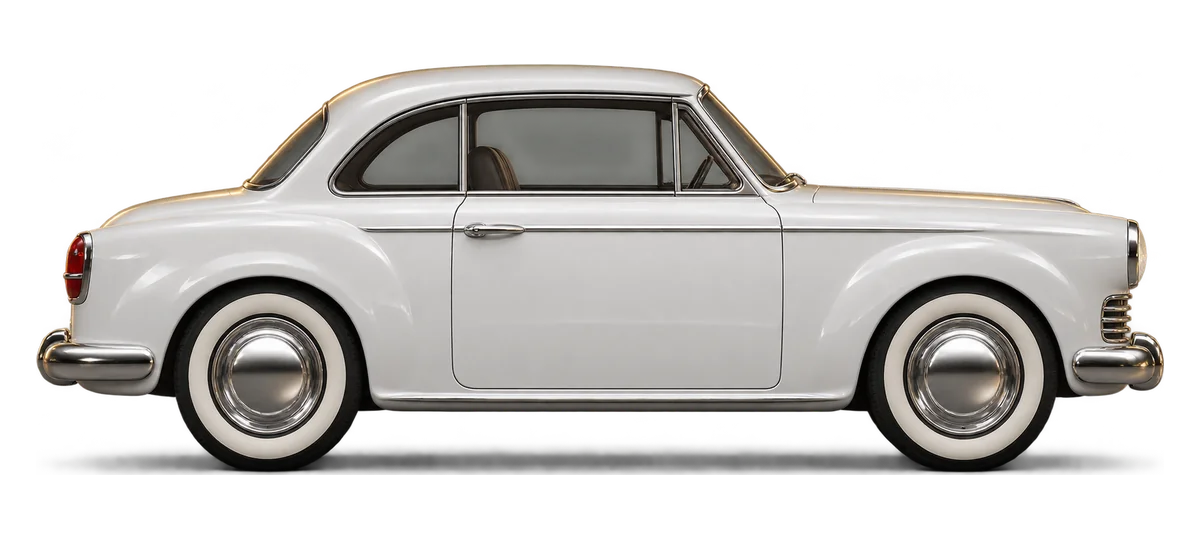
#> input picture assets/cars/classic_base.webp, 1200 x 540 px
$ python -i make_paint_masks.py   (imports and definitions only)
#> lines starting #> are read from the running program, lines starting #| are printed output that depends on the picture; after the words box and inside, x2 and y2 are one past the last pixel; in counts of white or black regions, pixels touching at a corner belong together
"""
生成「车漆遮罩」：标出车图里哪些像素是车漆（会被游戏染色），
车窗、车灯、轮胎轮毂、阴影都排除在外。
用法：python3 tools/make_paint_masks.py   （在 prototype/ 目录下运行）
输出：assets_original/cars/{车型}_{版本}_paint.png、assets_original/garage/top_{车型}_paint.png（灰度图，白=染色）
"""
import numpy as np
from PIL import Image, ImageFilter
from pathlib import Path

MODELS = ['family', 'suv', 'ev', 'perf', 'lux', 'classic']
ROOT = Path(__file__).resolve().parent.parent / 'assets_original'


def smooth(x, a, b):
    t = np.clip((x - a) / (b - a), 0, 1)
    return t * t * (3 - 2 * t)


def wheel_boxes(rgb, alpha):
    """在车身下半部找两个轮子：取深色像素（轮胎）最多的两段 x 区间"""
    h, w = alpha.shape
    lum = rgb.mean(axis=2)
    lower = slice(int(h * 0.45), h)
    dark = (lum[lower] < 70) & (alpha[lower] > 200)
    col = dark.sum(axis=0).astype(float)
    col = np.convolve(col, np.ones(15) / 15, mode='same')
    thr = col.max() * 0.35
    on = col > thr
    segs, start = [], None
    for x, v in enumerate(on):
        if v and start is None: start = x
        if not v and start is not None: segs.append((start, x)); start = None
    if start is not None: segs.append((start, w))
    segs = sorted(segs, key=lambda s: -(s[1] - s[0]))[:2]
    boxes = []
    for x0, x1 in segs:
        rows = np.where(dark[:, x0:x1].any(axis=1))[0]
        if not len(rows): continue
        y0, y1 = rows.min() + lower.start, rows.max() + lower.start
        size = max(x1 - x0, y1 - y0)
        cx, cy = (x0 + x1) / 2, y1 - size / 2
        boxes.append((cx, cy, size / 2 * 1.08))
    return boxes


def make_mask(path, wheels=True):
#> called with path = '../assets/cars/classic_base.webp', wheels = True
    im = Image.open(path).convert('RGBA')
#> im is the input picture: PIL image 1200x540 RGBA; mean R, G, B, A 75.8, 73.8, 71.6, 120.5
    a = np.asarray(im).astype(float)
    rgb, alpha = a[..., :3], a[..., 3]
    lum = rgb.mean(axis=2)
    mx, mn = rgb.max(axis=2), rgb.min(axis=2)
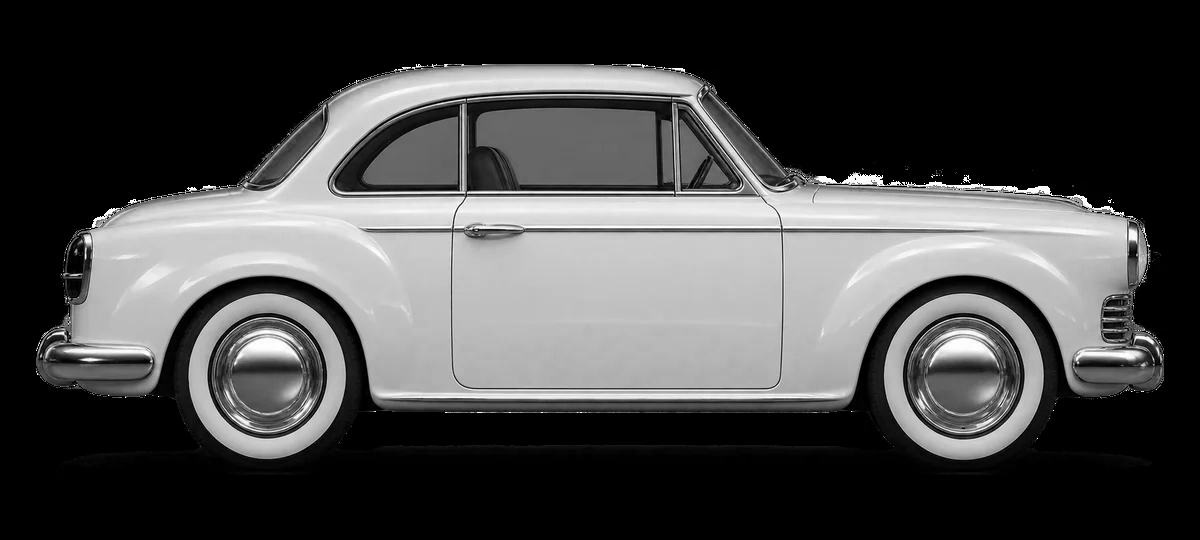
#> mn: shape (540, 1200) float64; min 0, max 255, mean 71.6
    sat = np.where(mx > 0, (mx - mn) / np.maximum(mx, 1), 0)
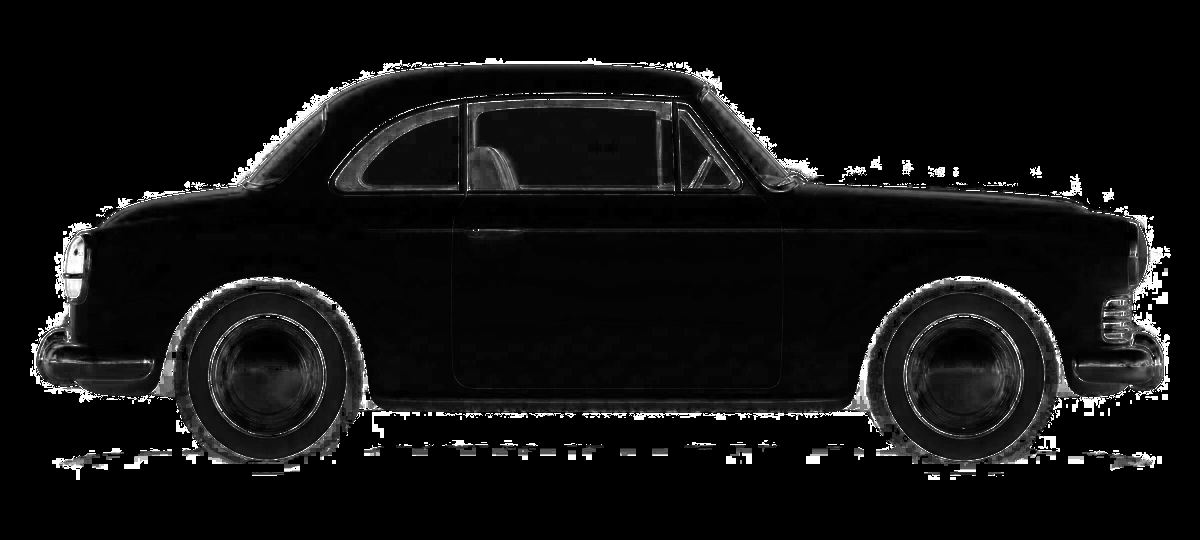
#> sat: shape (540, 1200) float64; min 0, max 1, mean 0.066
    m = smooth(lum, 95, 175) * (1 - smooth(sat, 0.18, 0.4)) * smooth(alpha, 180, 250)
    if wheels:
        h, w = lum.shape
#> h = 540; w = 1200
        yy, xx = np.mgrid[0:h, 0:w]
        for cx, cy, r in wheel_boxes(rgb, alpha):
#> in wheel_boxes, `h, w = alpha.shape`: h = 540; w = 1200
#> in wheel_boxes, `dark = (lum[lower] < 70) & (alpha[lower] > 200)`:
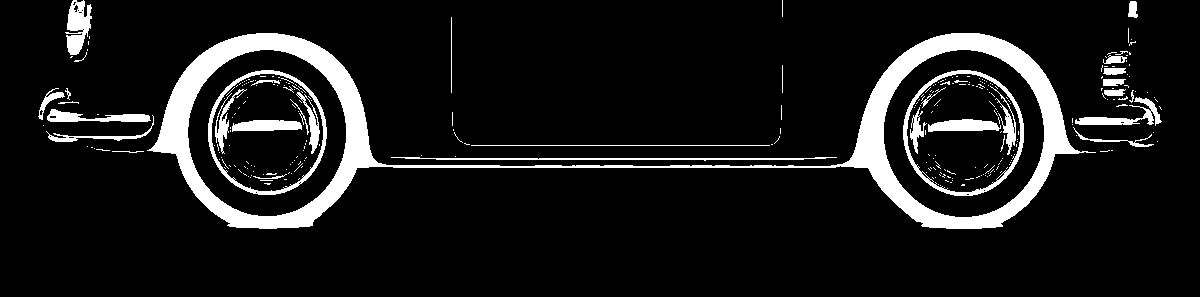
#> dark: shape (297, 1200) bool; 9.9% white; 286 white regions (251 under 20 px), largest, box (x1, y1, x2, y2) and area: (147, 33, 1096, 229) 23029, (903, 70, 1024, 196) 1546, (208, 70, 327, 195) 1448
#> in wheel_boxes, `thr = col.max() * 0.35`: thr = 35.12
#> in wheel_boxes, `segs = sorted(segs, key=lambda s: -(s[1] - s[0]))[:2]`: segs = [(164, 368), (859, 1063)]
            d = np.sqrt((xx - cx) ** 2 + (yy - cy) ** 2)
            m *= smooth(d, r * 0.98, r * 1.08)
#> this loop made 2 passes
#> pass 1, in smooth (call 4), `t = np.clip((x - a) / (b - a), 0, 1)`:
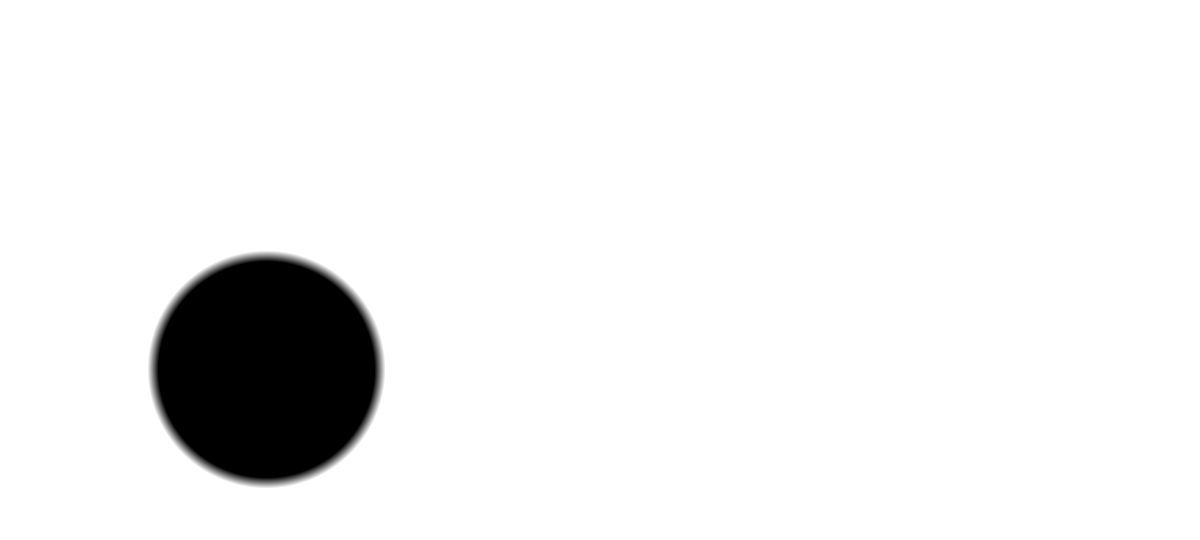
#> t: shape (540, 1200) float64; min 0, max 1, mean 0.938
#> pass 1, in make_mask, `m *= smooth(d, r * 0.98, r * 1.08)`:
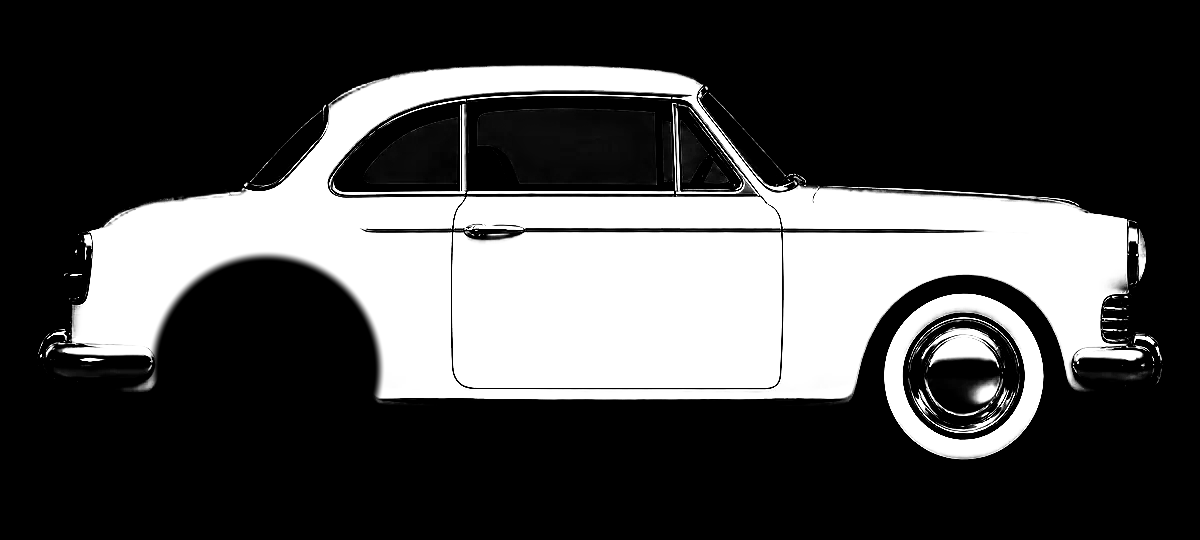
#> m: shape (540, 1200) float64; min 0, max 1, mean 0.283
#> after the loop:
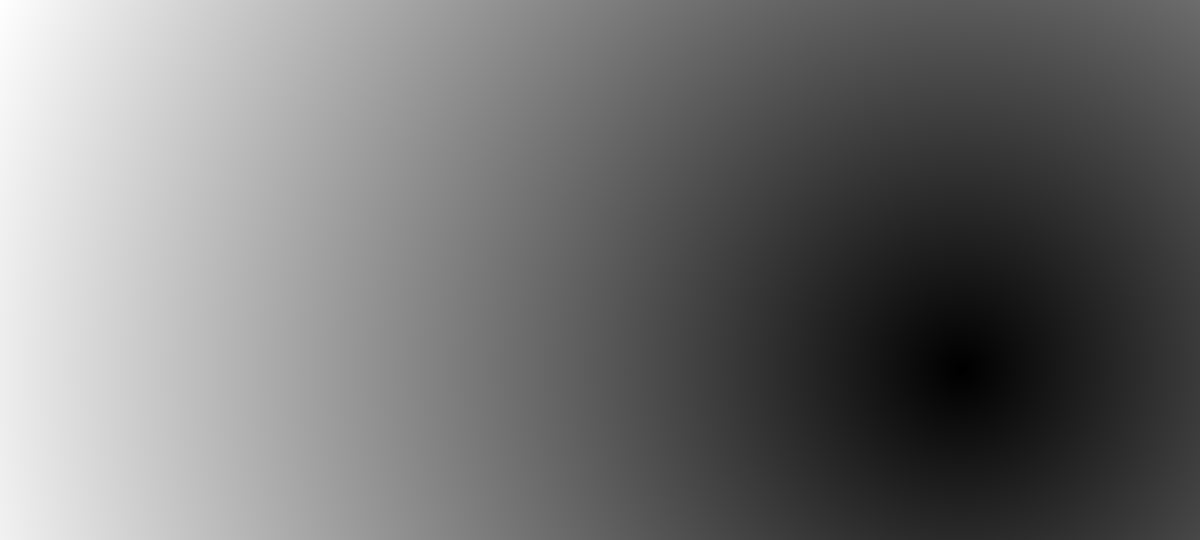
#> d: shape (540, 1200) float64; min 0, max 1029.4, mean 463.7; drawn with min black and max white
#> after the loop:
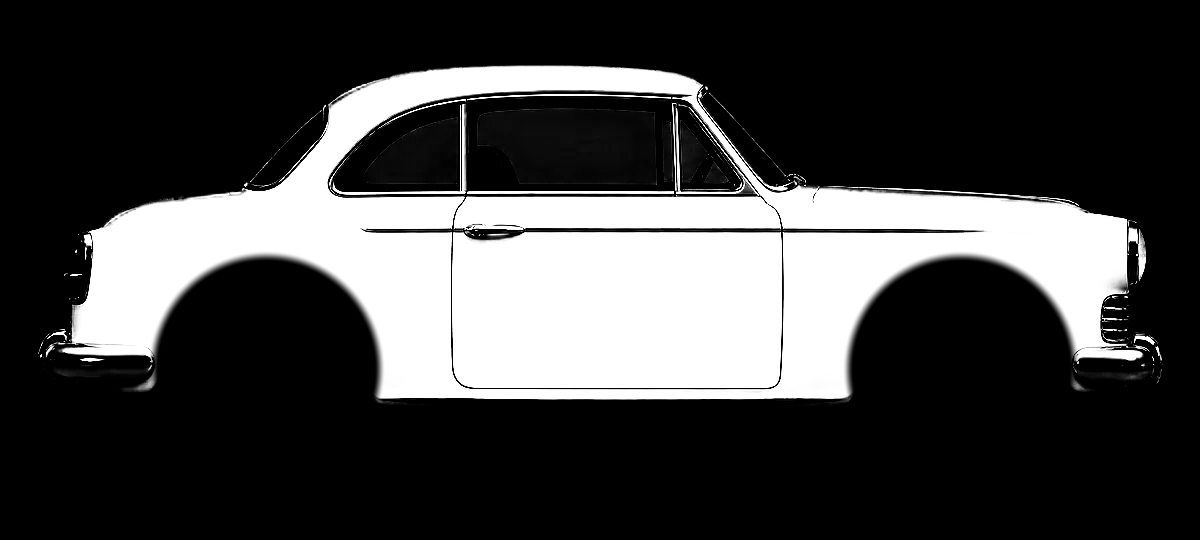
#> m: shape (540, 1200) float64; 3.54% of pixels changed, all inside (x1, y1, x2, y2) = (843, 251, 1080, 460)
    out = Image.fromarray((m * 255).astype(np.uint8), 'L').filter(ImageFilter.GaussianBlur(1.2))
    return out


# [7 lines not run here, left out]

>>> result = make_mask('../assets/cars/classic_base.webp')
